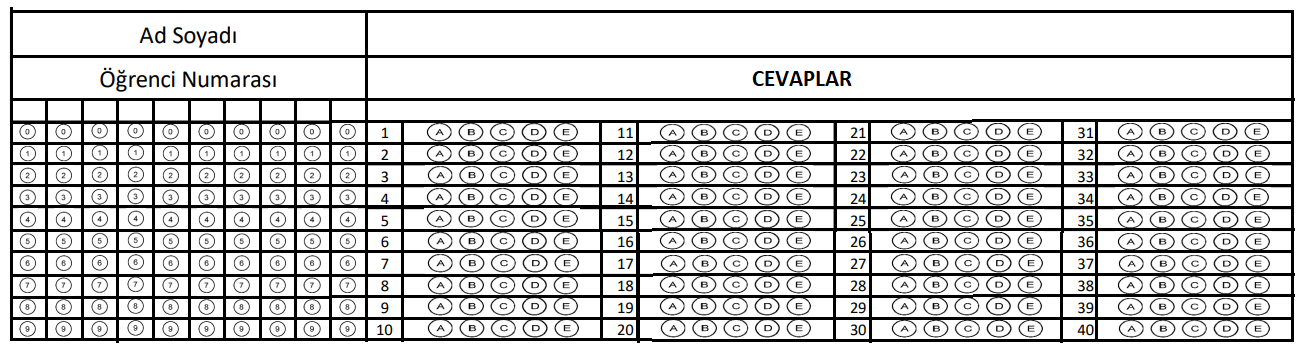
#> input picture optik okuyucu/anaoptic.png, 1310 x 356 px; its folder holds only this picture in this run
$ python -i main.py   (imports and definitions only)
#> lines starting #> are read from the running program, lines starting #| are printed output that depends on the picture; after the words box and inside, x2 and y2 are one past the last pixel; in counts of white or black regions, pixels touching at a corner belong together
### optik okuyucu/utility.py
import cv2 as cv
import numpy as np

# Optik form tam anlamıyla frame dumduz ve framein tum alanlarına kpalı bır sekılde fonsıondan fitrelendi
def preprocess(img):
    h,w = (400,900) #resmin uzunluk ve genişligini ayarlıyorum
    tmpdraw = img.copy()  #büyük dikdörtgeni çizmek için gercek resmin bir kopyası alındı bu sadece görmek adına(yarı kısım sonrası sıl)
    bigcount = img.copy() #büyük dikdörtgeni çizmek için gercek resmin bir kopyası alındı
    canny = cv.Canny(img,10,50) # resmin kenarları algılandı
    countours,hierarchy = cv.findContours(canny,cv.RETR_EXTERNAL,cv.CHAIN_APPROX_NONE)#resimde ki kenarlar çizildi
    cv.drawContours(tmpdraw,countours,-1,(255,0,0),10) #Kenarların çizilmesi gerçekleşti
    # Buraya kadar sunulacak
    # cv imshow ve waitkey i kopylayıp bakmak istediğiniz imgleri inceleyın
    big = rectangles(countours) # burada en büük dikdörtgeni almak için fonksıyon cagırıldı


    biggestCount = getCornerRect(big)  #en buyuk dikdörtgenin en uc noktalarını x y koordinatlaruı alınıyor
    cv.drawContours(bigcount,biggestCount,-1,(255,0,0),10) # en buyuk dikdörtgen çizildi

    biggestCount =  reorder(biggestCount) # enbüyük dikdörtgenin uç noktalar belirlenşiyor
    pt1=np.float32(biggestCount) # perspective uygulanması adına referans matris oluşturuldu
    pt2=np.float32([[0,0],[w,0],[0,h],[w,h]]) # yukarıda belirlenen h,w değelere göre yeni resmin referansı olusturuldu
    matr = cv.getPerspectiveTransform(pt1,pt2) # perspective dnüşümü uygulandı
    imgwarp = cv.warpPerspective(img,matr,(w,h)) # warp perspective ile h,w ile belilenmiş yeni foto oluştu
    # artık sadece karsımızda en büyük dikdörtgen yani optigin ta kendisi 400,900 boyutlarında karsımızda
    return imgwarp

# Asıl işlevi dikdörtgenkeri bul ve en buyugune geri yolla
def rectangles(countours):
    rect = []
    for i in countours:
        area = cv.contourArea(i) #çizilen kenarların her bırı ıcın bır alan hesabı yapıldı
        if area > 500: # alan hesabı 500 den buyuk olanı almak adına kosul
            peri = cv.arcLength(i,True) # arclength cevre hesabı yapar
            aprox = cv.approxPolyDP(i,peri * 0.02,True) # approxplydp ile çizilen kenarın kac kenarlı oldugu bulmaya calısılır
            if len(aprox) == 4: #kenar sayısı 4 olanları al
                rect.append(i) # rect dizisine ekle
    rect = sorted(rect,key=cv.contourArea,reverse=True)#dikdörtgenler sıralnadı
    return rect[0] #en buyuk dikdörtgen alındı

# en buyuk dikdörtgenin en uc noktaları gerı yollandı
def getCornerRect(cont):
     peri = cv.arcLength(cont,True) #cevre
     aprox = cv.approxPolyDP(cont,0.02*peri,True)
     return aprox
# en büyük dikdörtgen için perpective kullanabilme adına kenarların x,y koordınatları kesın ve net bir şekilde  ayarlanıyor
# hangi nokta dikdörtgenin neresinde burada bulunur
def reorder(points):
    points = points.reshape((4,2))  # 3 boyutlu matrisin bir içerisine girildi
    newp = np.zeros((4,1,2),np.uint32) # np ile yeni matris olusturuldu değeleri 0
    add = points.sum(1) # değer toplamaları yapıldı
    newp[0] = points[np.argmin(add)] # sol ust
    newp[3] = points[np.argmax(add)] # sag ust
    diff = np.diff(points,axis=1)
    newp[1] = points[(np.argmin(diff))] #sol alt
    newp[2] = points[(np.argmax(diff))] # sağ alt
    return newp

### optik okuyucu/main.py
import cv2 as cv
import numpy as np
import utility as ut
import csv
import os
import tkinter as tk
from tkinter import ttk,filedialog
from tkinter import *
from tkinter import messagebox

def esikle(img):
    img = cv.cvtColor(img,cv.COLOR_BGR2GRAY) # fotografı gri tona ayarlıyor
    return cv.adaptiveThreshold (img,255,cv.ADAPTIVE_THRESH_GAUSSIAN_C,cv.THRESH_BINARY_INV,21,2) # adaptive thrshhold ile yogunluga göre eşikleme yapılıyor

# cevap kısımlarının ve ögrnonun kırpılması gercekleşiyor
def ilkOn(img):
    return esikle(img[134:400,290:400])
def ikiOn(img):
    return esikle(img[134:400,455:565])
def ucOn(img):
    return esikle( img[134:400,615:725])
def dortOn(img):
    return esikle(img[134:400,775:885])
def ogrNo(img):
    return esikle(img[134:400,0:250])

# tum cevapları tek bir diziye atama işlemi gercekleşiyor
def allanswer(img):
    answers =[]
    ans1 = ilkOn(img)
    ans1 = cv.resize(ans1,(110,270)) # resize ile foto boyutunu tam sayıya esitledim
    sp1 = np.vsplit(ans1,10) # ilk onluk cevabı tek 10 a kesme işlemi gercekleşiyor
    for i in sp1:
        answers.append(i) # her soru için kesme işlemi gerceklesen fotoyu answera ekle
    # alt kısımlarda aynı
    ans2 = ikiOn(img)
    ans2 = cv.resize(ans2,(110,270))
    sp2 = np.vsplit(ans2,10)
    for i in sp2:
        answers.append(i)
    ans3 = ucOn(img)
    ans3 = cv.resize(ans3,(110,270))
    sp3 = np.vsplit(ans3,10)
    for i in sp3:
        answers.append(i)
    ans4 = dortOn(img)
    ans4 = cv.resize(ans4,(110,270))
    sp4 = np.vsplit(ans4,10)
    for i in sp4:
        answers.append(i)
    return answers
def ogrnoBul(img):
    ogrno = ogrNo(img)
    ogrno = cv.resize(ogrno,(250,270))
    coloums = np.hsplit(ogrno,10) # ogrno için dikey kesim gercekleşiyor
    no = 0
    #bu döngüde ögrnonun tum haneleri bulunacak
    for i in coloums:
        boxes = np.vsplit(i,10) # dikey kesim gercekleştikten sonra ilk sutun için satır kesimi yapılıyor
        box = (boxes[0])[9:22,8:16] # kırpma işlemi yapılyıor
        ind = 0
        max = cv.countNonZero(box) # siyah olmayan piksel sayısını maxa eşitledim
        # burada en buyuk siyah olmayan değer bulunuyor
        for j in range(1,10):
            box = (boxes[j])[9:22,8:16]
            if max < cv.countNonZero(box): # eğerki siyah olmayan piksel sayısı max dan buyukse yeni max değeri o oluyor
                max=cv.countNonZero(box) # indisde ona eşitleniyor
                ind = j
                if max < 60:
                    ind = -1
        if max < 60: # düzgün karalanmayan sıkları bos yani yanlış olması adına siyah olmama sayısı eşiğini 60 ayarladım
            ind = -1 # eşiği gecemeyen değerler -1 oldu
        if ind != -1: # -1 olmayan değerler girdi
            no = (no*10) + ind
    return no
def findAnswer(answers):
    res = []
    for ans in answers:
        boxes= np.hsplit(ans,5)
        box = (boxes[0])[4:22,4:18]
        max = cv.countNonZero(box)
        ind = 0
        for i in range(1,5):
            box = (boxes[i])[4:22,4:18]
            if max < cv.countNonZero(box):
                max= cv.countNonZero(box)
                ind = i
                if max < 170:
                    ind = -1
        if max < 170:
                    ind = -1
        res.append(ind)
    return res


def CevapAnahtari():
    cvppath = filedialog.askopenfilename()
    cevapanahtari = cv.imread(cvppath) #(imread img okuma yapar) cevap anahtarı okunuyor
    cevapanahtari = ut.preprocess(cevapanahtari)  # ut = utilty.py dosyasının kısaltılması oraya işaret eder. o fonksyıonu ıncele
    ans = allanswer(cevapanahtari) # allanswer ile tum cevaplar için resimde kırpma işlemleri uygulanıyor
    ans = findAnswer(ans) # ceaplar bulunuyor
    return ans
# bu fonksiyonda ögrenci cevapları ve cevap anahtarındakı değgerler karsılastırılıyor
def getResult(answers,ans):
    result = 0
    for i in range(0,int(text_area.get("1.0",END))):
        if answers[i] == ans[i]:
            answers[i] = "T" # excell de gösterilmek adına yeni deger True nun t si
            result +=  (100 / int(text_area.get("1.0",END))) # 20 soru varsa her doğru cevap için 5 puan resulta eklenıyor
        else:
             answers[i] = "F" # excell de gösterilmek adına yeni deger false nun f si
    return result

def ogrenciCevaplari():
    messagebox.showinfo("Warning", "Cevap Anahtarini Sec")
    ans = CevapAnahtari()
#> the answer given: anaoptic.png
#> in CevapAnahtari, cevapanahtari is the input picture: shape (356, 1310, 3); mean B, G, R 205.1, 205.1, 205.1
#> in preprocess, `canny = cv.Canny(img,10,50)`:
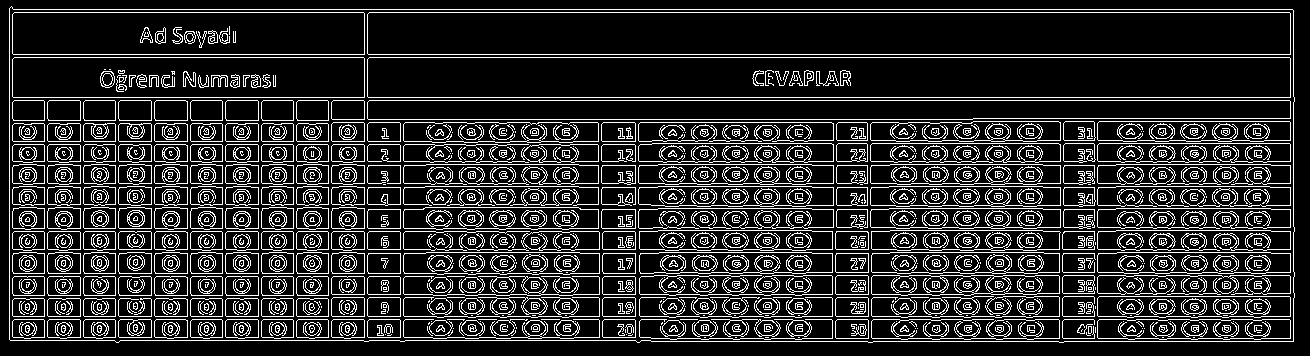
#> canny: shape (356, 1310); 17.3% white in thin lines or dots
#> in preprocess, `countours,hierarchy = cv.findContours(canny,cv.RETR_EXTERNAL,cv.CHAIN_..`: countours = 1 contour; box (x1, y1, x2, y2) and area: (9, 6, 1295, 343) 425708
#> in preprocess, `cv.drawContours(tmpdraw,countours,-1,(255,0,0),10)`:
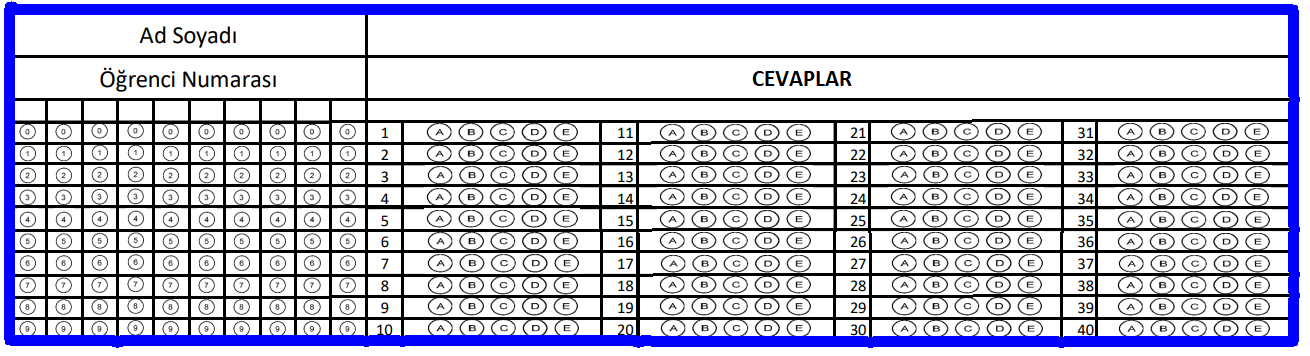
#> tmpdraw: shape (356, 1310, 3); 7.62% of pixels changed, all inside (x1, y1, x2, y2) = (4, 1, 1300, 348)
#> the loop in rectangles, `for i in countours:` made 1 pass
#> (area, peri, aprox) on pass 1: (425708.5, 3243.8, [[9, 8], [10, 340], [1293, 341], [1292, 9]])
#> after the loop in rectangles, `for i in countours:`: rect has the same summary as countours in preprocess
#> in preprocess, `big = rectangles(countours)`: big = contour of 3231 points, box (x1, y1, x2, y2) (9, 6, 1295, 343), area 425708
#> in getCornerRect, `peri = cv.arcLength(cont,True)`: peri = 3243.8
#> in getCornerRect, `aprox = cv.approxPolyDP(cont,0.02*peri,True)`: aprox = [[9, 8], [10, 340], [1293, 341], [1292, 9]]
#> in preprocess, `cv.drawContours(bigcount,biggestCount,-1,(255,0,0),10)`:
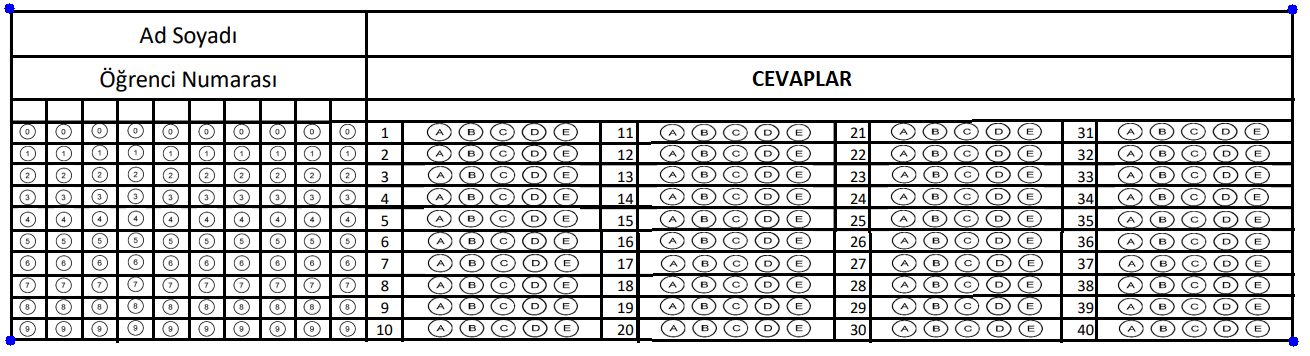
#> bigcount: shape (356, 1310, 3); 0.07% of pixels changed, all inside (x1, y1, x2, y2) = (4, 3, 1299, 347)
#> in reorder, `add = points.sum(1)`: add = [17, 350, 1634, 1301]
#> in reorder, `diff = np.diff(points,axis=1)`: diff = [-1, 330, -952, -1283]
#> in preprocess, `biggestCount =  reorder(biggestCount)`: biggestCount = [[9, 8], [1292, 9], [10, 340], [1293, 341]]
#> in preprocess, `matr = cv.getPerspectiveTransform(pt1,pt2)`: matr = [[0.701, -0.00211, -6.3], [-0.000939, 1.2, -9.63], [-1.14e-19, -2.7e-19, 1]]
#> in esikle, `return cv.adaptiveThreshold (img,255,cv.ADAPTIVE_THRESH_GAUSSIAN_C,cv...`: returned value: shape (266, 110); 35.4% white; 69 white regions, largest, box (x1, y1, x2, y2) and area: (0, 27, 110, 55) 1275, (0, 131, 110, 161) 1241, (0, 56, 110, 82) 874
#> in allanswer, `ans1 = cv.resize(ans1,(110,270))`:
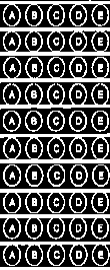
#> ans1: shape (270, 110); min 0, max 255, mean 90.2
#> in allanswer, `sp1 = np.vsplit(ans1,10)`: sp1 = 10 items
#> the loop in allanswer, `for i in sp1:` made 10 passes
#> in esikle (call 2), `return cv.adaptiveThreshold (img,255,cv.ADAPTIVE_THRESH_GAUSSIAN_C,cv...`: returned value: shape (266, 110); 35.8% white; 68 white regions, largest, box (x1, y1, x2, y2) and area: (0, 163, 110, 209) 1158, (0, 109, 110, 134) 887, (0, 135, 110, 161) 862
#> in allanswer, `ans2 = cv.resize(ans2,(110,270))`:
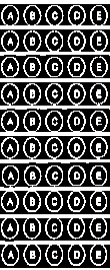
#> ans2: shape (270, 110); min 0, max 255, mean 91.3
#> the loop in allanswer, `for i in sp2:` made 10 passes
#> after the loop in allanswer, `for i in sp2:`: answers = 20 items
#> in esikle (call 3), `return cv.adaptiveThreshold (img,255,cv.ADAPTIVE_THRESH_GAUSSIAN_C,cv...`: returned value: shape (266, 110); 35.6% white; 77 white regions, largest, box (x1, y1, x2, y2) and area: (0, 184, 110, 235) 1706, (0, 237, 110, 262) 886, (0, 82, 110, 108) 857
#> in allanswer, `sp3 = np.vsplit(ans3,10)`: sp3 = 10 items
#> the loop in allanswer, `for i in sp3:` made 10 passes
#> after the loop in allanswer, `for i in sp3:`: answers = 30 items
#> in esikle (call 4), `return cv.adaptiveThreshold (img,255,cv.ADAPTIVE_THRESH_GAUSSIAN_C,cv...`: returned value: shape (266, 110); 35.8% white; 73 white regions, largest, box (x1, y1, x2, y2) and area: (0, 162, 110, 213) 1392, (0, 237, 110, 262) 891, (0, 109, 110, 134) 889
#> in allanswer, `ans4 = cv.resize(ans4,(110,270))`:
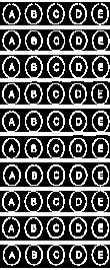
#> ans4: shape (270, 110); min 0, max 255, mean 91.3
#> in allanswer, `sp4 = np.vsplit(ans4,10)`: sp4 = 10 items
#> the loop in allanswer, `for i in sp4:` made 10 passes
#> after the loop in allanswer, `for i in sp4:`: answers = 40 items
#> the loop in findAnswer, `for ans in answers:` made 40 passes
#> after the loop in findAnswer, `for ans in answers:`: res = 40 values from -1 to -1
#> ans = 40 values from -1 to -1
    messagebox.showinfo("Warning", "Ogrenci Cevaplari dizinini Sec")
    cvppath = filedialog.askdirectory()
#> the answer given: .
    photos = os.listdir(cvppath)
    writingFile =  open("result.csv","w",encoding='utf-8')
    # bu dongude tum fotograflar belirtilen diziden teker teker okunuyor ve sonuc excelle yazılıyor
    for i in range(0,len(photos)):
        imgs = cv.imread(cvppath+"/"+photos[i]) # fotograflar dızınıdekı tum sırayla fotoları oku
        imgs = ut.preprocess(imgs) #fotgrafı biçimlendir
#> the loop in rectangles (call 2), `for i in countours:` made 1 pass
        answers = allanswer(imgs) # allanswer ile tum cevaplar için resimde kırpma işlemleri uygulanıyor
#> the loop in allanswer (call 2), `for i in sp1:` made 10 passes
#> the loop in allanswer (call 2), `for i in sp2:` made 10 passes
#> the loop in allanswer (call 2), `for i in sp3:` made 10 passes
#> the loop in allanswer (call 2), `for i in sp4:` made 10 passes
#> answers = 40 items
        answers = findAnswer(answers) # ögrencinin işaretlediği şıklar bulunuyor
#> the loop in findAnswer (call 2), `for ans in answers:` made 40 passes
#> answers = 40 values from -1 to -1
        csvWriter = csv.writer(writingFile) #(csv excell yazmak için api) dosya belirtiliyo
        writingrow = [str(ogrnoBul(imgs)),str(getResult(answers,ans)),answers[0:int(text_area.get("1.0",END))]] # ogrno , sonuc, ve yapılan hatalar excel e yazılmak adına diziye alındı
#> in esikle (call 9), `return cv.adaptiveThreshold (img,255,cv.ADAPTIVE_THRESH_GAUSSIAN_C,cv...`: returned value: shape (266, 250); 35.8% white; 170 white regions (68 under 20 px), largest, box (x1, y1, x2, y2) and area: (0, 0, 250, 266) 17716, (206, 163, 219, 183) 83, (206, 110, 219, 130) 76
#> in ogrnoBul, `ogrno = cv.resize(ogrno,(250,270))`:
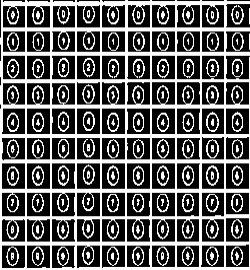
#> ogrno: shape (270, 250); min 0, max 255, mean 91.3
#> in ogrnoBul, `coloums = np.hsplit(ogrno,10)`: coloums = 10 items
#> the loop in ogrnoBul, `for i in coloums:` made 10 passes
#> after the loop in ogrnoBul, `for i in coloums:`: no = 0
#> after the loop in getResult, `for i in range(0,int(text_area.get("1.0",END))):`: answers = 40 values from -1 to -1; result = 0
        csvWriter.writerow(writingrow) # excele yazma işlmei gerçekleşti
    messagebox.showinfo("Warning", "result.csv is ready")

# [3 lines not run here, left out]
# [1 line that did not run here, left out]
# [1 line not run here, left out]

# [1 line that did not run here, left out]
# [1 line not run here, left out]

# [1 line that did not run here, left out]
# [1 line not run here, left out]

# [1 line that did not run here, left out]
# [1 line not run here, left out]

# [1 line that did not run here, left out]
# [2 lines not run here, left out]

#> (the run stopped early here; a loop or call above may not have finished)

$ run again, on optik okuyucu/cevapanahtari.png
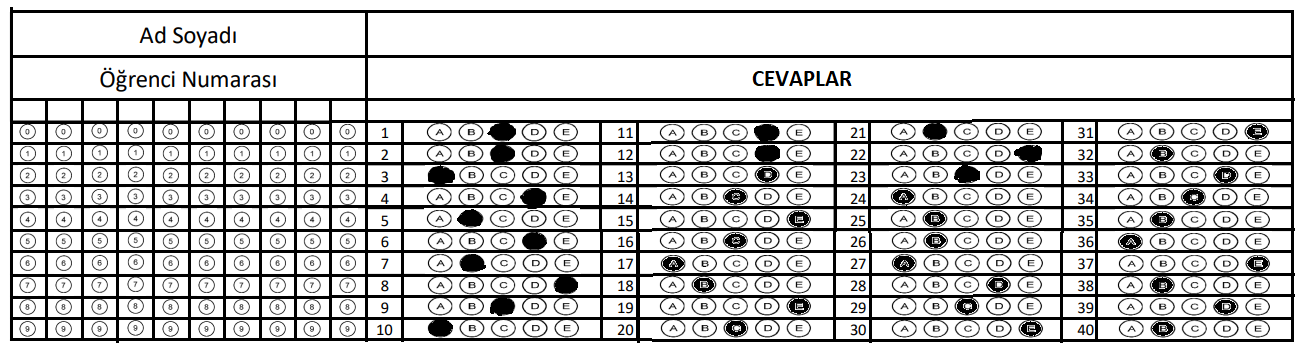
#> input picture optik okuyucu/cevapanahtari.png, 1310 x 356 px
#> in CevapAnahtari, cevapanahtari is the input picture: shape (356, 1310, 3); mean B, G, R 200.4, 200.4, 200.4
#> in preprocess, `canny = cv.Canny(img,10,50)`:
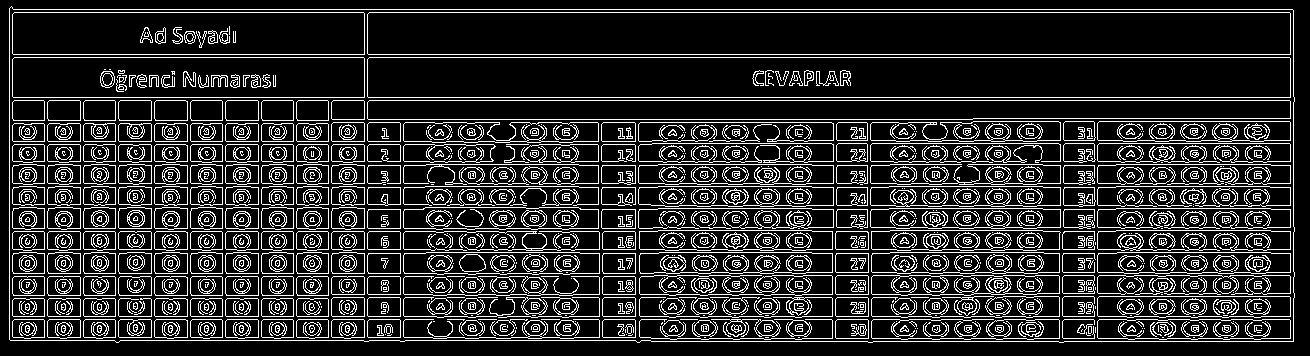
#> canny: shape (356, 1310); 17.2% white in thin lines or dots
#> countours = 1 contour; box (x1, y1, x2, y2) and area: (9, 6, 1295, 343) 425708
#> tmpdraw: shape (356, 1310, 3); 7.62% of pixels changed, all inside (x1, y1, x2, y2) = (4, 1, 1300, 348)
#> the loop in rectangles, `for i in countours:` made 1 pass
#> (area, peri, aprox) on pass 1: (425708.5, 3243.8, [[9, 8], [10, 340], [1293, 341], [1292, 9]])
#> after the loop in rectangles, `for i in countours:`: rect has the same summary as countours in preprocess
#> big = contour of 3231 points, box (x1, y1, x2, y2) (9, 6, 1295, 343), area 425708
#> in getCornerRect, `peri = cv.arcLength(cont,True)`: peri = 3243.8
#> in getCornerRect, `aprox = cv.approxPolyDP(cont,0.02*peri,True)`: aprox = [[9, 8], [10, 340], [1293, 341], [1292, 9]]
#> bigcount: shape (356, 1310, 3); 0.07% of pixels changed, all inside (x1, y1, x2, y2) = (4, 3, 1299, 347)
#> add = [17, 350, 1634, 1301]
#> diff = [-1, 330, -952, -1283]
#> in preprocess, `biggestCount =  reorder(biggestCount)`: biggestCount = [[9, 8], [1292, 9], [10, 340], [1293, 341]]
#> matr = [[0.701, -0.00211, -6.3], [-0.000939, 1.2, -9.63], [-1.14e-19, -2.7e-19, 1]]
#> sp1 = 10 items
#> the loop in allanswer, `for i in sp1:` made 10 passes
#> the loop in allanswer, `for i in sp2:` made 10 passes
#> after the loop in allanswer, `for i in sp2:`: answers = 20 items
#> sp3 = 10 items
#> the loop in allanswer, `for i in sp3:` made 10 passes
#> after the loop in allanswer, `for i in sp3:`: answers = 30 items
#> in allanswer, `ans4 = cv.resize(ans4,(110,270))`:
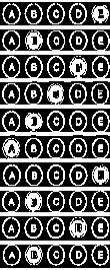
#> ans4: shape (270, 110); min 0, max 255, mean 97.5
#> sp4 = 10 items
#> the loop in allanswer, `for i in sp4:` made 10 passes
#> after the loop in allanswer, `for i in sp4:`: answers = 40 items
#> the loop in findAnswer, `for ans in answers:` made 40 passes
#> after the loop in findAnswer, `for ans in answers:`: res = 40 values, max 4 at index 7, min 0 at index 2, mean 2
#> in CevapAnahtari, `ans = findAnswer(ans)`: ans has the same summary as res in findAnswer
#> in ogrenciCevaplari, `ans = CevapAnahtari()`: ans has the same summary as res in findAnswer
#> the loop in rectangles (call 2), `for i in countours:` made 1 pass
#> the loop in allanswer (call 2), `for i in sp1:` made 10 passes
#> the loop in allanswer (call 2), `for i in sp2:` made 10 passes
#> the loop in allanswer (call 2), `for i in sp3:` made 10 passes
#> the loop in allanswer (call 2), `for i in sp4:` made 10 passes
#> in ogrenciCevaplari, `answers = allanswer(imgs)`: answers = 40 items
#> the loop in findAnswer (call 2), `for ans in answers:` made 40 passes
#> in ogrenciCevaplari, `answers = findAnswer(answers)`: answers has the same summary as res in findAnswer
#> img: shape (266, 250)
#> coloums = 10 items
#> the loop in ogrnoBul, `for i in coloums:` made 10 passes
#> after the loop in ogrnoBul, `for i in coloums:`: no = 0
#> after the loop in getResult, `for i in range(0,int(text_area.get("1.0",END))):`: answers has the same summary as res in findAnswer
